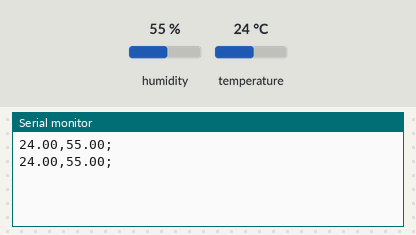
Bench run of a sketch on a simulated Arduino Uno, built with avr-gcc and run on an emulated ATmega328P. Parts: the last lines printed to the serial monitor. The inputs (shaded band) are chosen by the test bench; at power-on: humidity 55 %, temperature 24 °C.

Above: at 10.8 s.
10.9 s: humidity set to 22 %
At 16.1 s:
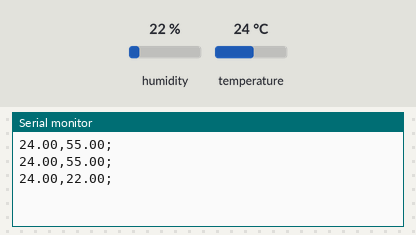
18.4 s: temperature set to 12 °C
At 21.1 s:
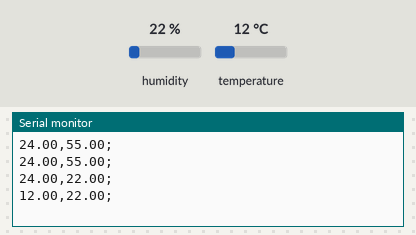
25.9 s: humidity set to 40 %
At 31.2 s:
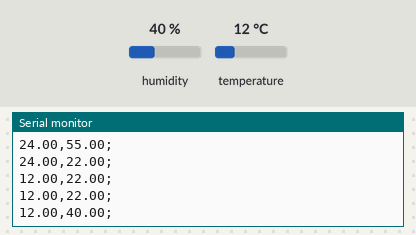
Timing chart, 0 to 32.7 s (numbered marks = the images above; inputs shaded):
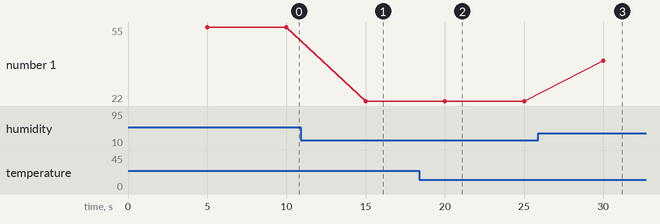

The sketch:

DHT11_Example.ino
```cpp
//www.elegoo.com
//2018.10.25
#include <dht_nonblocking.h>
#define DHT_SENSOR_TYPE DHT_TYPE_11

static const int DHT_SENSOR_PIN = 2;
DHT_nonblocking dht_sensor( DHT_SENSOR_PIN, DHT_SENSOR_TYPE );
static const unsigned long STEP = 5000ul;
/*
 * Initialize the serial port.
 */
void setup( )
{
  Serial.begin( 9600);
}


/*
 * Poll for a measurement, keeping the state machine alive.  Returns
 * true if a measurement is available.
 */
static bool measure_environment( float *temperature, float *humidity )
{
  static unsigned long measurement_timestamp = millis( );

  /* Measure once every four seconds. */
  if( millis( ) - measurement_timestamp > STEP )
  {
    if( dht_sensor.measure( temperature, humidity ) == true )
    {
      measurement_timestamp = millis( );
      return( true );
    }
  }

  return( false );
}


/*
 * Main program loop.
 */
void loop( )
{
  float temperature;
  float humidity;

  /* Measure temperature and humidity.  If the functions returns
     true, then a measurement is available. */
  if( measure_environment( &temperature, &humidity ) == true )
  {
    Serial.print(temperature);
    Serial.print(",");
    Serial.print(humidity);
    Serial.print(";");
    Serial.println();
  }
}
```

Measured:
- after the input at 10.9 s, the serial monitor: prints a new line after 4.1 s (image 1)
- after the input at 18.4 s, the serial monitor: prints a new line after 1.6 s (image 2)
- after the input at 25.9 s, the serial monitor: prints a new line after 4.1 s (image 3)
- plotted number 1: 55 → 22 after the input at 10.9 s, 22 → 40 after the input at 25.9 s
